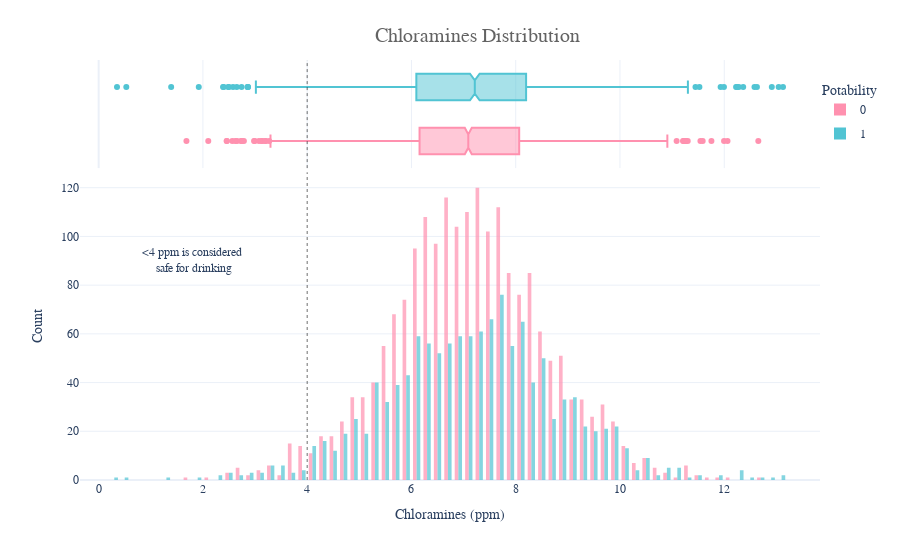

Source (notebook cell):
### Markdown cell above
Chloramines: Chloramines (also known as secondary disinfection) are disinfectants used to treat drinking water and they:

Are most commonly formed when ammonia is added to chlorine to treat drinking water.
Provide longer-lasting disinfection as the water moves through pipes to consumers.
Chloramines have been used by water utilities since the 1930s.

### Code cell
fig = px.histogram(df,x='Chloramines',y=Counter(df['Chloramines']),color='Potability',template='plotly_white',
                  marginal='box',opacity=0.7,nbins=100,color_discrete_sequence=[colors_pink[3],colors_blue[3]],
                  barmode='group',histfunc='count')

fig.add_vline(x=4, line_width=1, line_color=colors_dark[1],line_dash='dot',opacity=0.7)

fig.add_annotation(text='<4 ppm is considered<br> safe for drinking',x=1.8,y=90,showarrow=False)

fig.update_layout(
    font_family='monospace',
    title=dict(text='Chloramines Distribution',x=0.53,y=0.95,
               font=dict(color=colors_dark[2],size=20)),
    xaxis_title_text='Chloramines (ppm)',
    yaxis_title_text='Count',
    legend=dict(x=1,y=0.96,bordercolor=colors_dark[4],borderwidth=0,tracegroupgap=5),
    bargap=0.3,
)
fig.show()

### Figure 1 — Plotly figure (JSON) as saved in the notebook; plotly's stock layout.template omitted (floating-point values rounded to 4 significant figures; data arrays with more than 128 entries replaced by an {"elided": "..."} marker saying what was removed)
{"data": [{"alignmentgroup": "True", "bingroup": "x", "histfunc": "count", "hovertemplate": "Potability=0<br>Chloramines=%{x}<br>count=%{y}<extra></extra>", "legendgroup": "0", "marker": {"color": "#FF91AF", "opacity": 0.7, "pattern": {"shape": ""}}, "name": "0", "nbinsx": 100, "offsetgroup": "0", "orientation": "v", "showlegend": true, "type": "histogram", "x": {"elided": "1998 float values"}, "xaxis": "x", "y": {"elided": "1998 int values"}, "yaxis": "y"}, {"alignmentgroup": "True", "hovertemplate": "Potability=0<br>Chloramines=%{x}<extra></extra>", "legendgroup": "0", "marker": {"color": "#FF91AF"}, "name": "0", "notched": true, "offsetgroup": "0", "showlegend": false, "type": "box", "x": {"elided": "1998 float values"}, "xaxis": "x2", "yaxis": "y2"}, {"alignmentgroup": "True", "bingroup": "x", "histfunc": "count", "hovertemplate": "Potability=1<br>Chloramines=%{x}<br>count=%{y}<extra></extra>", "legendgroup": "1", "marker": {"color": "#51C4D3", "opacity": 0.7, "pattern": {"shape": ""}}, "name": "1", "nbinsx": 100, "offsetgroup": "1", "orientation": "v", "showlegend": true, "type": "histogram", "x": {"elided": "1278 float values"}, "xaxis": "x", "y": {"elided": "1278 int values"}, "yaxis": "y"}, {"alignmentgroup": "True", "hovertemplate": "Potability=1<br>Chloramines=%{x}<extra></extra>", "legendgroup": "1", "marker": {"color": "#51C4D3"}, "name": "1", "notched": true, "offsetgroup": "1", "showlegend": false, "type": "box", "x": {"elided": "1278 float values"}, "xaxis": "x2", "yaxis": "y2"}], "layout": {"annotations": [{"showarrow": false, "text": "<4 ppm is considered<br> safe for drinking", "x": 1.8, "y": 90}], "bargap": 0.3, "barmode": "group", "font": {"family": "monospace"}, "legend": {"bordercolor": "#DADADA", "borderwidth": 0, "title": {"text": "Potability"}, "tracegroupgap": 5, "x": 1, "y": 0.96}, "margin": {"t": 60}, "shapes": [{"line": {"color": "#313131", "dash": "dot", "width": 1}, "opacity": 0.7, "type": "line", "x0": 4, "x1": 4, "xref": "x", "y0": 0, "y1": 1, "yref": "y domain"}, {"line": {"color": "#313131", "dash": "dot", "width": 1}, "opacity": 0.7, "type": "line", "x0": 4, "x1": 4, "xref": "x2", "y0": 0, "y1": 1, "yref": "y2 domain"}], "title": {"font": {"color": "#636363", "size": 20}, "text": "Chloramines Distribution", "x": 0.53, "y": 0.95}, "xaxis": {"anchor": "y", "domain": [0, 1], "title": {"text": "Chloramines (ppm)"}}, "xaxis2": {"anchor": "y2", "domain": [0, 1], "matches": "x", "showgrid": true, "showticklabels": false}, "yaxis": {"anchor": "x", "domain": [0, 0.7326], "title": {"text": "Count"}}, "yaxis2": {"anchor": "x2", "domain": [0.7426, 1], "matches": "y2", "showgrid": false, "showline": false, "showticklabels": false, "ticks": ""}}}
